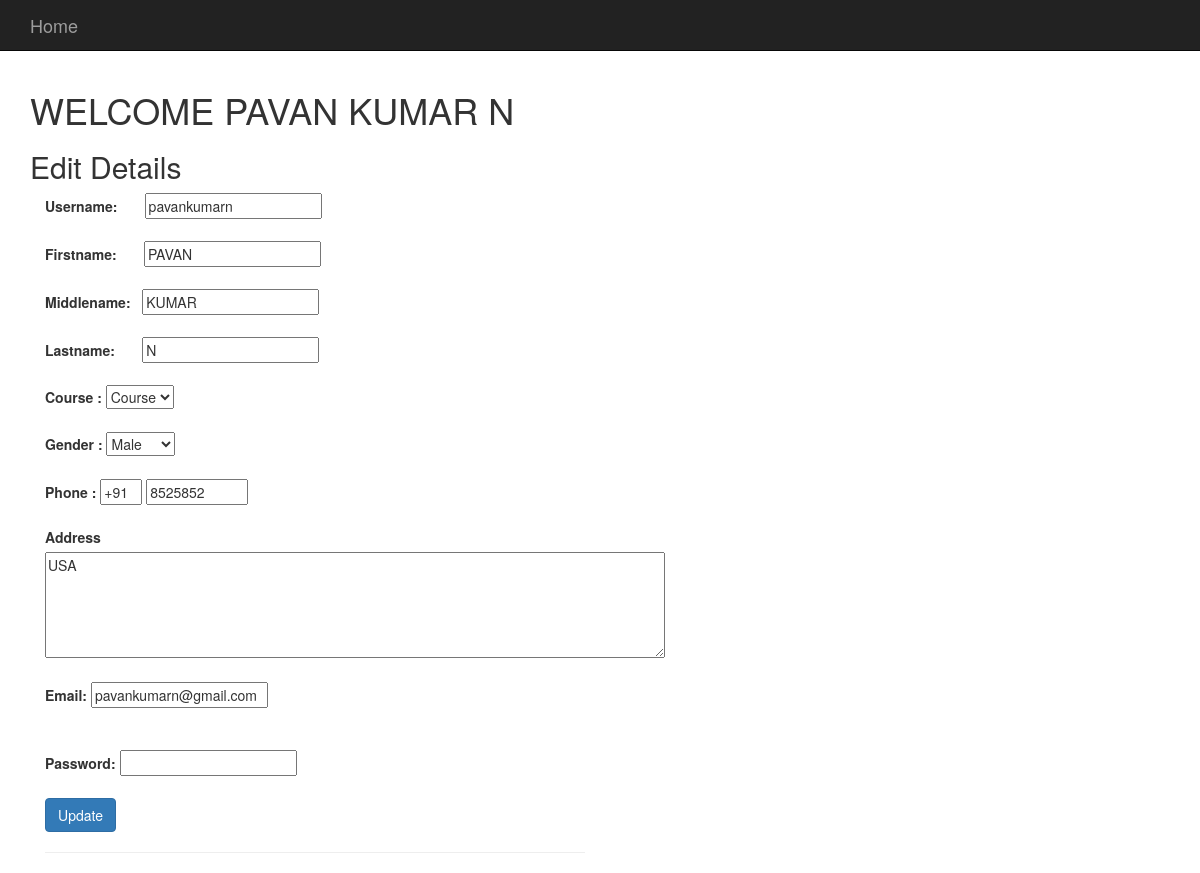
The page /user/edit.php (signed in) on the database its author committed.
### tables this page shows
CREATE TABLE `Employee` (
  `employee_id` int(3) NOT NULL,
  `firstname` varchar(255) NOT NULL,
  `middlename` varchar(255) NOT NULL,
  `lastname` varchar(255) NOT NULL,
  `course` varchar(255) NOT NULL,
  `gender` varchar(25) NOT NULL,
  `phone` int(10) NOT NULL,
  `email` varchar(255) NOT NULL,
  `password` varchar(255) NOT NULL,
  `address` longtext NOT NULL,
  `username` varchar(255) NOT NULL
);

### user/edit.php (the view, shortened to what this page needs)
<?php include 'Includes/header.php';
session_start();?>
<body>
<div class="container">
<?php include 'Includes/navigation.php'?>
<?php include 'Includes/db.php';
include 'Includes/function.php';
?>
<h1><?php echo "WELCOME ".$_SESSION['firstname']." ".$_SESSION['middlename'].' '.$_SESSION['lastname'];?></h2>
<?php
$sql4="SELECT * FROM Employee WHERE employee_id={$_SESSION['employee_id']};";
$result4=mysqli_query($connection,$sql4);
$row=mysqli_fetch_assoc($result4);
?>
<h2>Edit Details</h2>
<div class="col-xs-6">
<form action="edit.php" method="post">
<div class="form-group">
<label> Username: </label>
<input type="text" name="username" value="<?php echo $row['username']?>" required/> <br> <br>
<label> Firstname: </label>
<input type="text" name="firstname" title="Must start with uppercase" value="<?php echo $row['firstname']?>"required/> <br> <br>
<label> Middlename: </label>
<input type="text" name="middlename" value="<?php echo $row['middlename']?>"/> <br> <br>
<label> Lastname: </label>
<input type="text" name="lastname" value="<?php echo $row['lastname']?>"required/> <br> <br>
<label>
Course :
</label>
<select name="course" id="" class="form-control-file" required>
<option value="">Course</option>
</select>
<br>
<br>
<label>
Gender :
</label>
<select name="gender" id="" class="form-control-file" required>
<option value="Male">Male</option>
</select>
<br>
<br>
<label>
Phone :
</label>
<input type="text" name="country code"  value="+91" size="2"/>
<input type="text" name="phone" size="10" value="<?php echo $row['phone']?>"/> <br> <br>
<label for="address">Address</label>
<br>
<textarea cols="80" rows="5" value="address" name="address"><?php echo $row['address']?>
</textarea>
<br> <br>
<label for="address">Email: </label>
<input type="email" id="email" name="email" value="<?php echo $row['email']?>"required/> <br>
<br> <br>
<label for="address">Password: </label>
<input type="password" id="psw" name="password" pattern="(?=.*\d)(?=.*[a-z])(?=.*[A-Z]).{8,}" title="Must contain at least one number and one uppercase and lowercase letter, and at least 8 or more characters" required><br> <br>
<input class='btn btn-primary' type="submit" value="Update" name="update"/>
<hr>
</form>
</div>
</div>
</body>
</html>

### user/css/blog-home.css (style rules this page uses)
body { padding-top: 70px; }

### rows shown on the page
employee: username "pavankumarn", firstname "PAVAN", middlename "KUMAR", lastname "N", phone "8525852", address "USA", email "pavankumarn@gmail.com"

### other values the page prints
$_SESSION['firstname'] "PAVAN"
$_SESSION['middlename'] "KUMAR"
$_SESSION['lastname'] "N"
